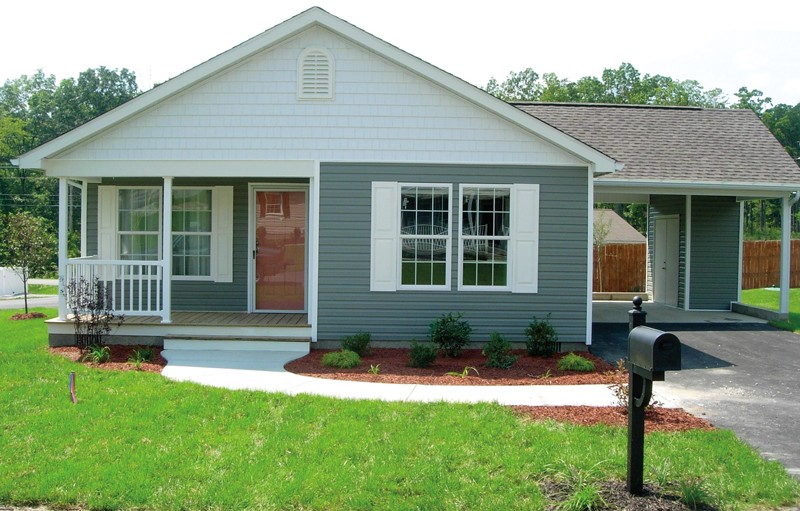
#> input picture Proyectos/Proyecto_2/image.jpg, 800 x 511 px
$ python edge_detection.py
#> lines starting #> are read from the running program, lines starting #| are printed output that depends on the picture
### Proyectos/Proyecto_2/edge_detection_package/processing_images.py
from .post_processing_images import *
from PIL import Image, ImageDraw
import matplotlib.pyplot as plt
from scipy import fftpack
import numpy as np
import cv2


def read_image(name, path=""):
#> called with name = 'image.jpg', path = ''
    img_original = cv2.imread(path+name, 1)
#> img_original is the input picture: shape (511, 800, 3); mean B, G, R 127.2, 154.2, 136.6
    img = high_contrast_image(img_original)[:, :, 0]
    img_original = Image.open(path+name).convert("RGB")
    return img_original, img

### Proyectos/Proyecto_2/edge_detection_package/post_processing_images.py
import cv2


def high_contrast_image(img):
    # CLAHE (Contrast Limited Adaptive Histogram Equalization)
    clahe = cv2.createCLAHE(clipLimit=3., tileGridSize=(8, 8))

    # convert from BGR to LAB color space
    lab = cv2.cvtColor(img, cv2.COLOR_BGR2LAB)
#> lab: shape (511, 800, 3); mean of channels 0, 1, 2 155.6, 117.6, 140
    l, a, b = cv2.split(lab)  # split on 3 different channels
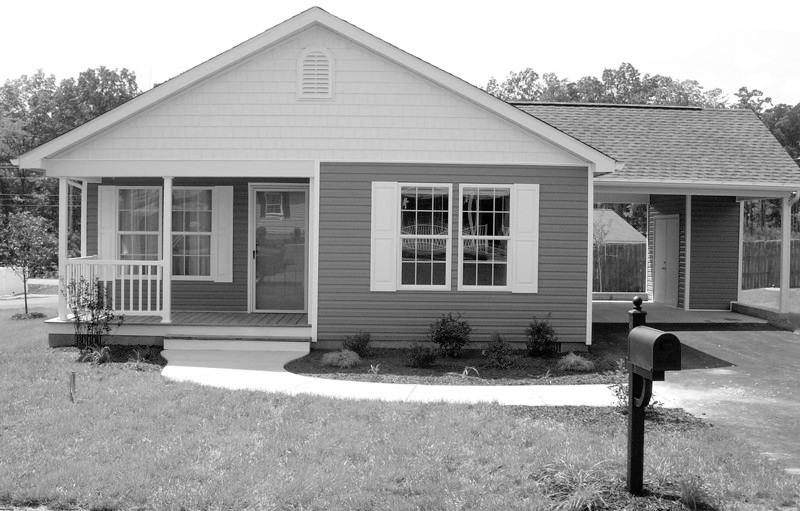
#> l: shape (511, 800); min 0, max 255, mean 155.6
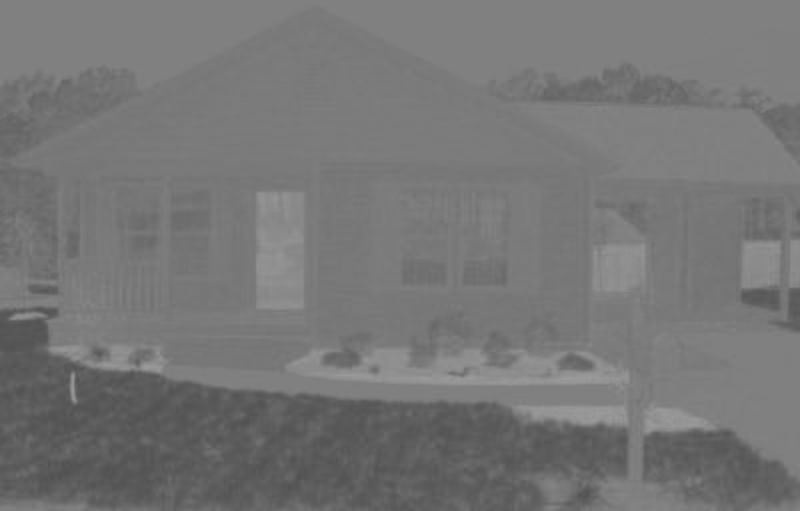
#> a: shape (511, 800); min 81, max 156, mean 117.6
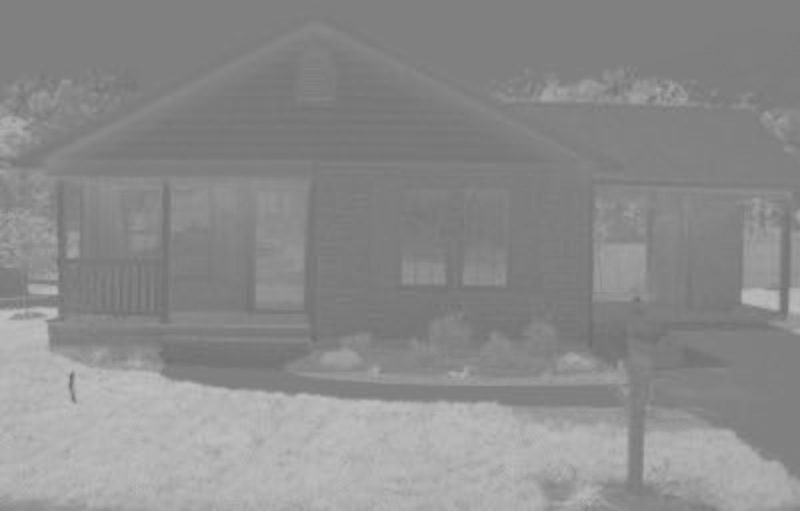
#> b: shape (511, 800); min 108, max 193, mean 140

    l2 = clahe.apply(l)  # apply CLAHE to the L-channel
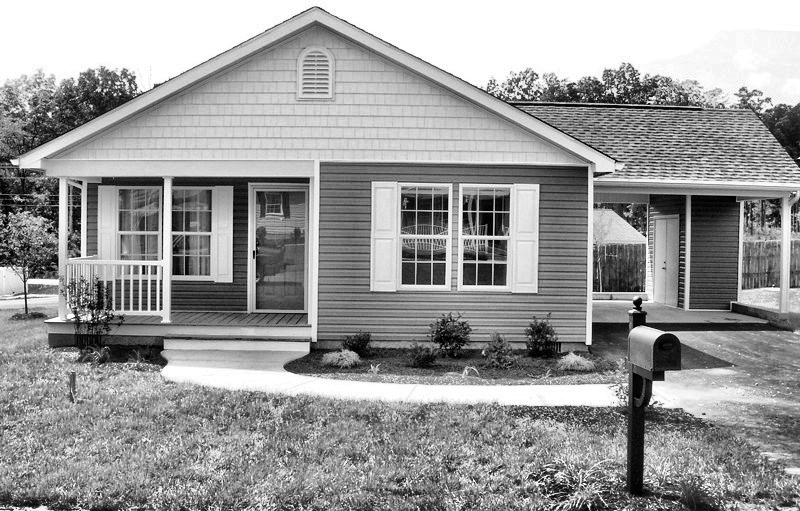
#> l2: shape (511, 800); min 0, max 255, mean 154.2

    lab = cv2.merge((l2, a, b))  # merge channels
#> lab: shape (511, 800, 3); mean of channels 0, 1, 2 154.2, 117.6, 140
    img = cv2.cvtColor(lab, cv2.COLOR_LAB2BGR)  # convert from LAB to BGR
#> in read_image, `img = high_contrast_image(img_original)[:, :, 0]`:
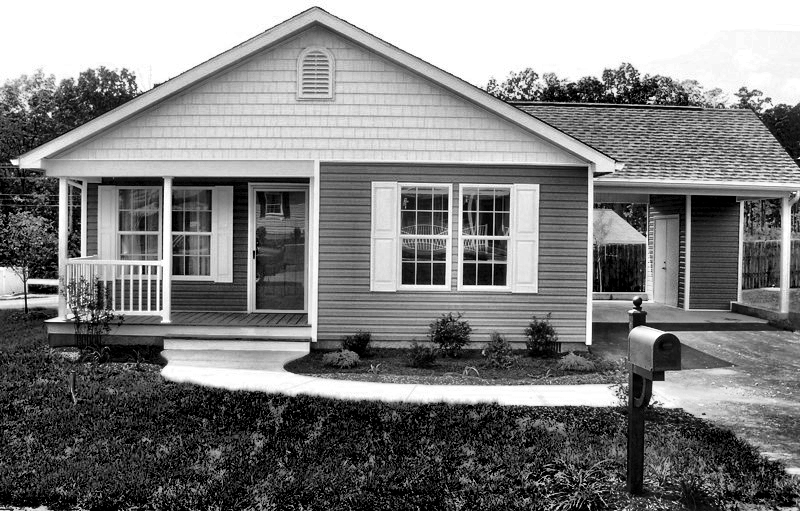
#> img: shape (511, 800); min 0, max 255, mean 126.7
    return img

### Proyectos/Proyecto_2/edge_detection_package/processing_kernel.py
from scipy import signal
import numpy as np


def edge_kernels():
    # sobel = np.array([
    #     [2, 2, 4, 2, 2],
    #     [1,  1,  2,  1, -1],
    #     [0,  0,  0,  0, -0],
    #     [-1,  -1,  -2,  -1, -1],
    #     [-2, -2, -4, -2, -2], ])
    # scharr = np.array([
    #     [162, 162, 324, 162, 162],
    #     [47, 47, 162, 47, 47],
    #     [0, 0, 0, 0, 0],
    #     [-47, -47, -162, -47, -47],
    #     [-162, -162, -324, -162, -162], ])
    feldman = np.array([
        [10, 10, 20, 10, 10],
        [3, 3, 10, 3, 3],
        [0, 0, 0, 0, 0],
        [-3, -3, -10, -3, -3],
        [-10, -10, -20, -10, -10], ])
    # sobel = np.array([
    #     [1,  2,  1],
    #     [0,  0,  0],
    #     [-1, -2, 1], ])
    # scharr = np.array([
    #     [47, 162, 47],
    #     [0, 0, 0],
    #     [-47, -162, -47], ])
    # feldman = np.array([
    #     [3, 10, 3],
    #     [0, 0, 0],
    #     [-3, -10, -3], ])
    # return [scharr, sobel, feldman]
    return feldman


def convolve_images(img, kernel):
    img_edge_x = signal.convolve2d(
        img, kernel, boundary='symm', mode='same')
    img_edge_y = signal.convolve2d(
        img, kernel.transpose(), boundary='symm', mode='same')
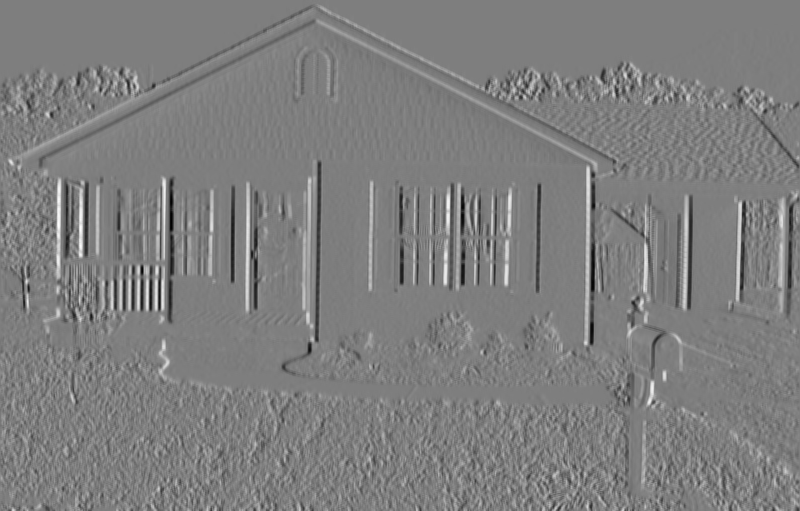
#> img_edge_y: shape (511, 800) int64; min -19389, max 19682, mean 9.7; drawn with min black and max white
    img_edge = np.sqrt(img_edge_x**2+img_edge_y**2)
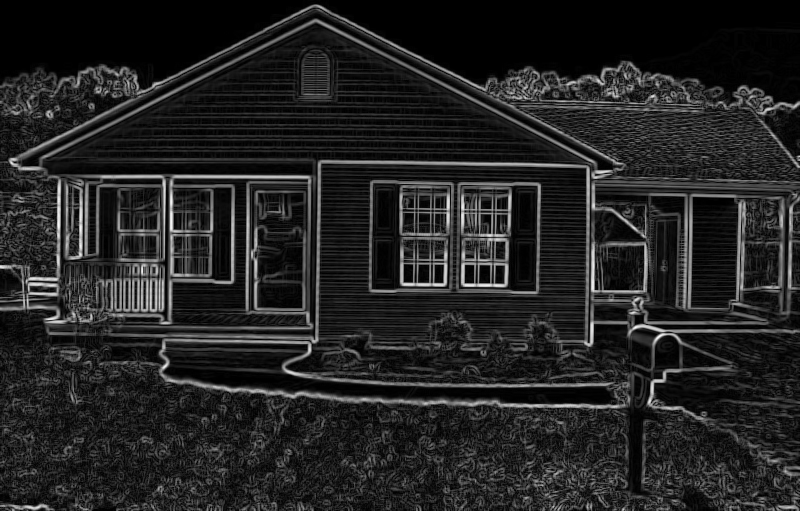
#> img_edge: shape (511, 800) float64; min 0, max 20043.2, mean 2789; drawn with min black and max white
    return img_edge

### Proyectos/Proyecto_2/edge_detection.py
from edge_detection_package import *
kernel = edge_kernels()
file = "image.jpg"
final_images = []
img_original, img = read_image(file)
final_images.append(img_original)
img_edge = convolve_images(img, kernel)
final_images.append(img_edge)
#> (the run stopped early here; a loop or call above may not have finished)
